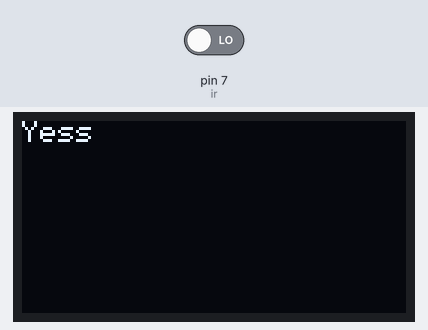
A sketch run on a simulated Arduino Uno, built with avr-gcc and run on an emulated ATmega328P. Shown: 128×64 one-colour display. The test bench sets the inputs (shaded band); at power-on: pin 7 (ir) LOW.

Above: at 1.8 s.
1.9 s: pin 7 (ir) driven HIGH
At 3.3 s:
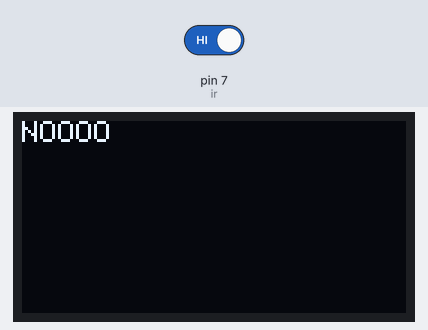
3.6 s: pin 7 (ir) driven LOW
At 5.1 s:
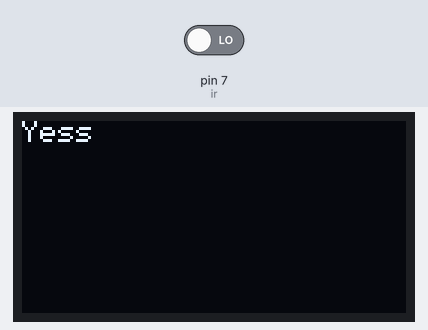
Timing chart, 0 to 6.6 s (numbered marks = the images above; inputs shaded):
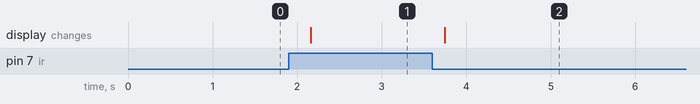

Measured:
- after the input at 1.9 s, the display: changes after 0.26 s (image 1)
- after the input at 3.6 s, the display: changes after 0.14 s (image 2)

The sketch:

infrared.ino
```cpp
#include <Wire.h>
#include <Adafruit_GFX.h>
#include <Adafruit_SSD1306.h>

int ir=7;
#define OLED_RESET     4 // Reset pin # (or -1 if sharing Arduino reset pin)
Adafruit_SSD1306 display(OLED_RESET);
 void setup()
 {
 Wire.begin();
 display.begin(SSD1306_SWITCHCAPVCC,0x3C);
 pinMode(ir,INPUT);
 }

 void loop()
 {
  int l=digitalRead(ir);
  display.clearDisplay();
  display.setCursor(0,0);
  display.setTextSize(1);
  display.setTextColor(WHITE);
  if(l==1)
  display.print("NOOOO");
  else
  display.print("Yess");
  display.display();//for updating
  delay(500);
 }
```
